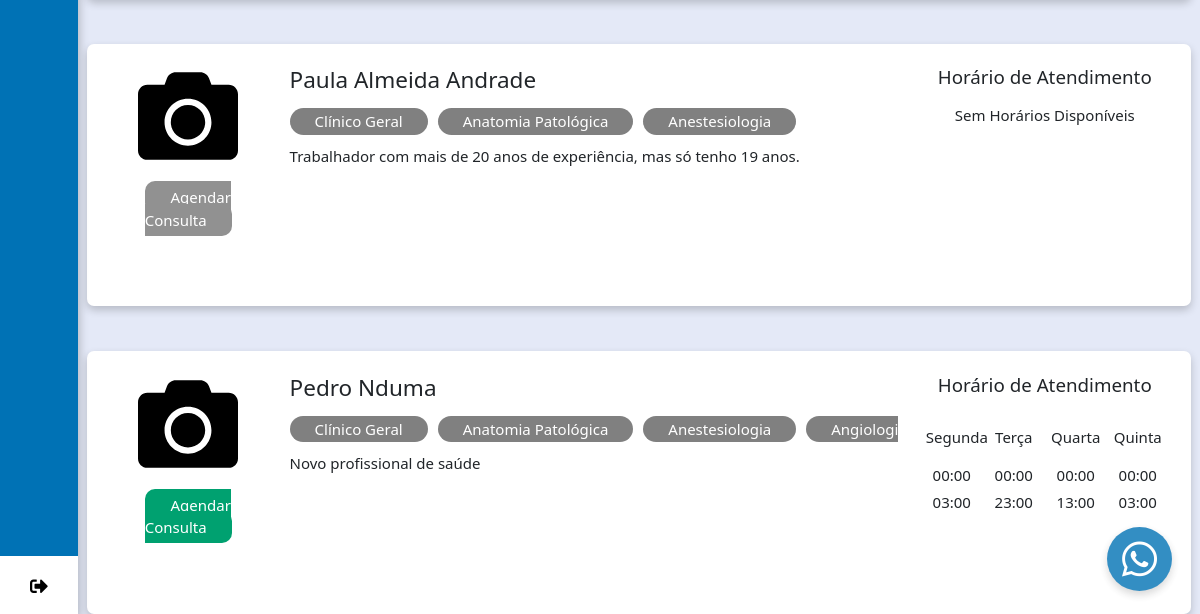
Page /interfaceusuario/Paciente/consulta.php (signed in, lower part) on the earlier database version.
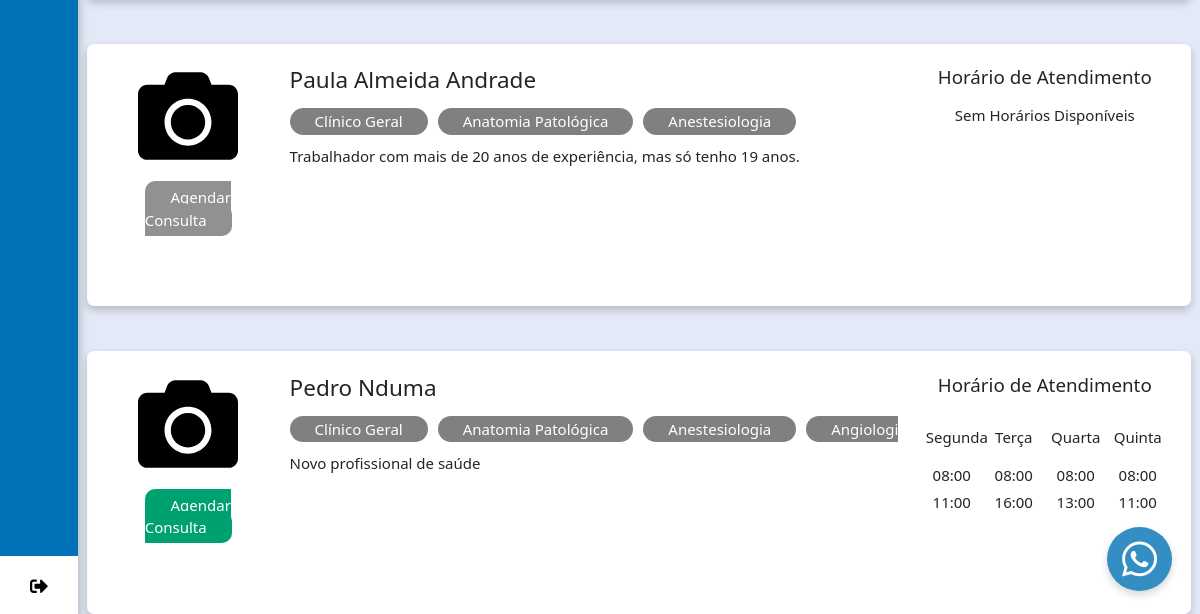
Same page on the later database version.
### tables this page shows
CREATE TABLE `pessoa` (
  `idPessoa` int(11) NOT NULL,
  `nomeUtilizador` varchar(100) DEFAULT NULL,
  `password` varchar(150) DEFAULT NULL,
  `nome` varchar(200) DEFAULT NULL,
  `peso` float DEFAULT NULL,
  `dataNasc` date DEFAULT NULL,
  `genero` varchar(25) DEFAULT NULL,
  `estCivil` varchar(25) DEFAULT NULL,
  `tipoSang` varchar(10) DEFAULT NULL,
  `tipoUser` varchar(20) DEFAULT NULL,
  `endereco` varchar(100) NOT NULL,
  `codMunicipio` int(11) NOT NULL,
  `documentoIdentificacao` varchar(100) NOT NULL,
  `numeroDocumento` varchar(100) NOT NULL,
  `foto` varchar(255) NOT NULL
);

CREATE TABLE `medico` (
  `numOrdem` varchar(20) NOT NULL,
  `idPessoa` int(11) DEFAULT NULL,
  `descricao` varchar(200) NOT NULL
);

CREATE TABLE `especialidademedico` (
  `numOrdem` varchar(20) DEFAULT NULL,
  `codEspecialidade` int(11) DEFAULT NULL
);

CREATE TABLE `especialidade` (
  `codEspecialidade` int(11) NOT NULL,
  `nome` varchar(100) DEFAULT NULL
);

CREATE TABLE `horariomedico` (
  `codHorarioMedico` int(11) NOT NULL,
  `diaSemana` varchar(40) NOT NULL,
  `horarioAtendimento` varchar(400) NOT NULL,
  `numOrdem` varchar(20) NOT NULL
);

### interfaceusuario/Paciente/consulta.php (the view, shortened to what this page needs)
<?php
include '../../conexao.php';
?>
<!DOCTYPE html>
<html lang="pt-PT">
<head>
  <link rel="stylesheet" type="text/css" href="../../css/estilo.css">
  <link rel="stylesheet" type="text/css" href="../../css/bootstrap.min.css">
  <link rel="stylesheet" type="text/css" href="../../css/all.css">
  <link rel="stylesheet" type="text/css" href="../../css/marcacao.css">
  <link rel="stylesheet" type="text/css" href="../../css/chat.css">
</head>
<body>
  <?php include_once "menu.php";
  ?>
  <section class="home-section" id="perfil">
    <div class="text">
      <div class="row userNameTitle">
        <div class="col-lg-12">
          <?php
          $medicos = "SELECT * FROM medico JOIN pessoa on (medico.idPessoa = pessoa.idPessoa) order by nome";
          $listamedicos = mysqli_query($mysqli, $medicos);
          while ($rows = mysqli_fetch_assoc($listamedicos)) { ?>
            <div class="row mt-5">
              <div class="row cartao-medico pb-4 pt-4">
                <div class="col-lg-2" style="margin: 0 auto;">
                  <?php if (!empty($dadosusuario['foto'])) { ?>
                    <img src="../../imagens/<?php echo $dadosusuario['foto']; ?>" alt="" style="width: 100px; height: 100px; margin: 0 auto; display: flex;">
                  <?php } else { ?>
                    <img src="../../imagens/camera-solid.svg" alt="" style="width: 100px; height: 100px; margin: 0 auto; display: flex;">
                  <?php } ?>
                  <div class="divBotaoMarcacaoConsulta">
                    <?php
                    $horarioAtendimento = "SELECT * FROM `horariomedico` INNER JOIN medico med ON(horariomedico.numOrdem = med.numOrdem) WHERE idPessoa = {$rows['idPessoa']}";
                    $listaHorarioAtendimento = mysqli_query($mysqli, $horarioAtendimento);
                    $rowsHorario = mysqli_num_rows($listaHorarioAtendimento);
                    if ($rowsHorario > 0) {
                      echo ' <a class="" href="?marcacaoConsulta=' . $rows["numOrdem"] . '" >Agendar Consulta</a>';
                    } else {
                      echo ' <a class="inativo">Agendar Consulta</a>';
                    }
                    ?>
                  </div>
                </div>
                <div class="col-lg-7">
                  <h4 class="mb-3"><?php echo $rows['nome']; ?></h4>
                  <?php
                  $esp = "SELECT * FROM especialidade esp JOIN especialidademedico espm ON(esp.codEspecialidade = espm.codEspecialidade) JOIN medico med ON(espm.numOrdem = med.numOrdem) WHERE idPessoa = {$rows['idPessoa']}";
                  $listaesp = mysqli_query($mysqli, $esp);
                  ?>
                  <div class="grupo-especialidades">
                    <?php
                    $rowsEsp = mysqli_num_rows($listaesp);
                    if ($rowsEsp > 0) {
                      while ($lesp = mysqli_fetch_assoc($listaesp)) { ?>
                        <p class="especialidades-medico"><?php echo $lesp['nome']; ?></p>
                      <?php }
                    } else {
                      ?>
                      <p class="especialidades-medico">Clínico Geral</p>
                    <?php
                    } ?>
                  </div>
                  <div class="detalhes-medico">
                    <p><?php if (!empty($rows['descricao'])) {
                          echo $rows['descricao'];
                        } else {
                          echo "Sem descrição disponível.";
                        }
                        ?></p>
                  </div>
                </div>
                <div class="col-lg-3">
                  <div class="centro">
                    <h5 class="mb-3">Horário de Atendimento</h5>
                  </div>
                  <div class="containerHorario">
                    <?php
                    $horarioAtendimento = "SELECT * FROM `horariomedico` INNER JOIN medico med ON(horariomedico.numOrdem = med.numOrdem) WHERE idPessoa = {$rows['idPessoa']}";
                    $listaHorarioAtendimento = mysqli_query($mysqli, $horarioAtendimento);
                    ?>
                    <?php
                    $rowsHorario = mysqli_num_rows($listaHorarioAtendimento);
                    if ($rowsHorario > 0) {
                      while ($listHorario = mysqli_fetch_assoc($listaHorarioAtendimento)) { ?>
                        <div class="col-lg-3">
                          <p class="" style="margin-right: 15px"><?php echo '<p style="text-align: center; margin: 5px">' . $listHorario['diaSemana'] . '</p>'; ?></p>
                          <?php
                          $horariosExp = explode(",", $listHorario["horarioAtendimento"]);
                          foreach ($horariosExp as $chave => $valor) {
                            echo '<p style="text-align: center; margin: 5px">' . $valor . '</p>';
                          }
                          ?>
                        </div>
                      <?php }
                    } else {
                      ?>
                      <div class="col-lg-12">
                        <p style="text-align: center">Sem Horários Disponíveis</p>
                      </div>
                    <?php
                    } ?>
                  </div>
                </div>
              </div>
            </div>
          <?php } ?>
        </div>
      </div>
      <?php include_once "../chat.php" ?>
    </div>
  </section>
</body>
</html>

### interfaceusuario/Paciente/menu.php (shortened to what this page needs)
<?php
include '../../conexao.php';
?>
<div class="sidebar french-blue">
    <ul class="nav-list">
        <li class="profile">
            <?php
            $sql = "SELECT * FROM pessoa WHERE idPessoa = {$_SESSION["idPessoa"]}";
            $dados = mysqli_query($mysqli, $sql);
            while ($dadosusuario = mysqli_fetch_assoc($dados)) {
            ?>
                <a href="../../index.php">
                    <i class="fas fa-sign-out-alt" id="log_out"></i>
                </a>
            <?php
            }
            ?>
        </li>
    </ul>
</div>

### interfaceusuario/chat.php (shortened to what this page needs)
<button class="open-button" onclick="openForm()">
  <i class="fab fa-whatsapp"></i>
</button>

### css/estilo.css (style rules this page uses)
*, *:before, *:after { box-sizing: border-box; }
html, body { font-family: "Times New Roman", sans-serif; font-size: 15px; line-height: 1.5; box-sizing: border-box; }
.sidebar { position: fixed; left: 0; top: 0; height: 100%; width: 78px; padding: 6px 14px; z-index: 99; transition: all 0.5s ease; box-shadow: 0 5px 10px rgba(0, 0, 0, 0.3); }
.sidebar i { color: #fff; height: 60px; min-width: 50px; font-size: 28px; text-align: center; line-height: 60px; }
.sidebar .nav-list { text-align: left; margin-top: 20px; height: 100%; padding: 8px 0 8px 0; }
.sidebar li { position: relative; margin: 6px 0; list-style: none; }
.sidebar li a { display: flex; height: 100%; width: 100%; border-radius: 7px; align-items: center; text-decoration: none; transition: all 0.4s ease; }
.sidebar li i { height: 50px; line-height: 50px; font-size: 18px; border-radius: 12px; }
.sidebar li.profile { position: fixed; height: 60px; width: 78px; left: 0; bottom: -8px; padding: 10px 14px; background: #fff; transition: all 0.5s ease; overflow: hidden; }
.sidebar .profile #log_out { position: absolute; top: 50%; right: 0; transform: translateY(-50%); width: 100%; height: 60px; line-height: 60px; border-radius: 0px; transition: all 0.5s ease; color: black; }
.home-section { position: relative; background: #e4e9f7; min-height: 100vh; top: 0; left: 78px; width: calc(100% - 78px); transition: all 0.5s ease; z-index: 2; }
.home-section .text { margin: 0 20px; }
.french-blue { color: #fff; background-color: #0072b5; }
.centro { text-align: center; }
.divBotaoMarcacaoConsulta { width: 100%; text-align: center; margin-top: 20px; }
.divBotaoMarcacaoConsulta a { padding: 6px 25px; color: white !important; background-color: #00a170; border-radius: 10px; text-decoration: none; }
.divBotaoMarcacaoConsulta .inativo { background-color: #919191; }

### css/all.css (style rules this page uses)
.fa, .fas, .far, .fal, .fad, .fab { -moz-osx-font-smoothing: grayscale; -webkit-font-smoothing: antialiased; display: inline-block; font-style: normal; font-variant: normal; text-rendering: auto; line-height: 1; }
.fa-sign-out-alt:before { content: "\f2f5"; }
.fa-whatsapp:before { content: "\f232"; }
.fab { font-family: 'Font Awesome 5 Brands'; font-weight: 400; }
.fa, .fas { font-family: 'Font Awesome 5 Free'; font-weight: 900; }

### css/marcacao.css (style rules this page uses)
.cartao-medico { display: flex; width: 100%; height: auto; text-align: left; border-radius: 7px; box-shadow: 0 4px 8px 0 rgba(0, 0, 0, 0.2); background-color: white; margin: 0 auto; }
.detalhes-medico { height: 100px; }
.grupo-especialidades { width: 100%; display: flex; flex-direction: row; overflow-x: scroll; margin-top: top; }
.especialidades-medico { margin-right: 10px; white-space: nowrap; margin-bottom: 10px; background: gray; padding: 24px 2px; border-radius: 21px; color: white; padding: 2px 25px; }
.containerHorario { width: 100%; overflow: scroll; display: flex; flex-direction: row; height: 180px; }

### css/chat.css (style rules this page uses)
.open-button { background: #0072b5; color: white; padding: 2px 15px; border: none; cursor: pointer; opacity: 0.8; position: fixed; bottom: 23px; right: 28px; font-size: 40px; box-shadow: 0 4px 8px 0 rgba(0, 0, 0, 0.2); border-radius: 50%; }

Differences in the rows shown:
changed medico "Novo profissional de saúde": gains horariomedico (diaSemana "Segunda", horarioAtendimento "08:00", horarioAtendimento "11:00"); gains horariomedico (diaSemana "Terça", horarioAtendimento "08:00", horarioAtendimento "16:00"); gains horariomedico (diaSemana "Quarta", horarioAtendimento "08:00", horarioAtendimento "13:00"); gains horariomedico (diaSemana "Quinta", horarioAtendimento "08:00", horarioAtendimento "11:00"); loses horariomedico (diaSemana "Segunda", horarioAtendimento "00:00", horarioAtendimento "03:00"); loses horariomedico (diaSemana "Terça", horarioAtendimento "00:00", horarioAtendimento "23:00"); loses horariomedico (diaSemana "Quarta", horarioAtendimento "00:00", horarioAtendimento "13:00"); loses horariomedico (diaSemana "Quinta", horarioAtendimento "00:00", horarioAtendimento "03:00")
